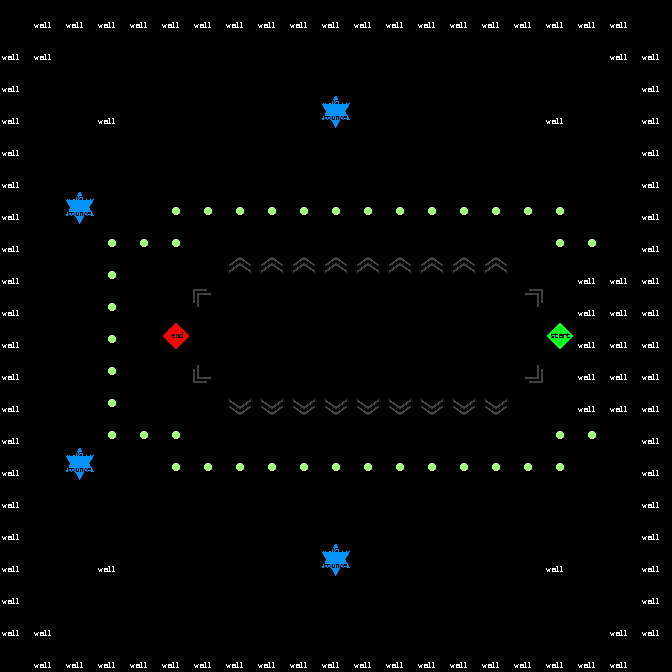

This game map was drawn from its Tiled (.tmx) file and the tilesets committed beside it. A one-line description and the full map source follow:
An orthogonal 21x21 tile map with 32x32 px tiles, 1 tile layer (Tile Layer 1).

<map version="1.0" tiledversion="1.0.3" orientation="orthogonal" renderorder="right-down" width="21" height="21" tilewidth="32" tileheight="32" nextobjectid="1">
 <tileset firstgid="1" name="SampleMap" tilewidth="32" tileheight="32" tilecount="64" columns="8">
  <image source="SampleMap.png" width="256" height="256" />
 </tileset>
 <layer name="Tile Layer 1" width="21" height="21">
  <data encoding="csv">
0,1,1,1,1,1,1,1,1,1,1,1,1,1,1,1,1,1,1,1,0,
1,1,2,2,2,2,2,2,2,2,2,2,2,2,2,2,2,2,2,1,1,
1,2,2,2,2,2,2,2,2,2,2,2,2,2,2,2,2,2,2,2,1,
1,2,2,1,2,2,2,2,2,2,18,2,2,2,2,2,2,1,2,2,1,
1,2,2,2,2,2,2,2,2,2,2,2,2,2,2,2,2,2,2,2,1,
1,2,2,2,2,2,2,2,2,2,2,2,2,2,2,2,2,2,2,2,1,
1,2,18,2,2,30,30,30,30,30,30,30,30,30,30,30,30,30,2,2,1,
1,2,2,30,30,30,2,2,2,2,2,2,2,2,2,2,2,30,30,2,1,
1,2,2,30,2,2,2,33,33,33,33,33,33,33,33,33,2,2,1,1,1,
1,2,2,30,2,2,40,2,2,2,2,2,2,2,2,2,34,2,1,1,1,
1,2,2,30,2,10,2,2,2,2,2,2,2,2,2,2,2,9,1,1,1,
1,2,2,30,2,2,38,2,2,2,2,2,2,2,2,2,36,2,1,1,1,
1,2,2,30,2,2,2,37,37,37,37,37,37,37,37,37,2,2,1,1,1,
1,2,2,30,30,30,2,2,2,2,2,2,2,2,2,2,2,30,30,2,1,
1,2,18,2,2,30,30,30,30,30,30,30,30,30,30,30,30,30,2,2,1,
1,2,2,2,2,2,2,2,2,2,2,2,2,2,2,2,2,2,2,2,1,
1,2,2,2,2,2,2,2,2,2,2,2,2,2,2,2,2,2,2,2,1,
1,2,2,1,2,2,2,2,2,2,18,2,2,2,2,2,2,1,2,2,1,
1,2,2,2,2,2,2,2,2,2,2,2,2,2,2,2,2,2,2,2,1,
1,1,2,2,2,2,2,2,2,2,2,2,2,2,2,2,2,2,2,1,1,
0,1,1,1,1,1,1,1,1,1,1,1,1,1,1,1,1,1,1,1,0
</data>
 </layer>
</map>
